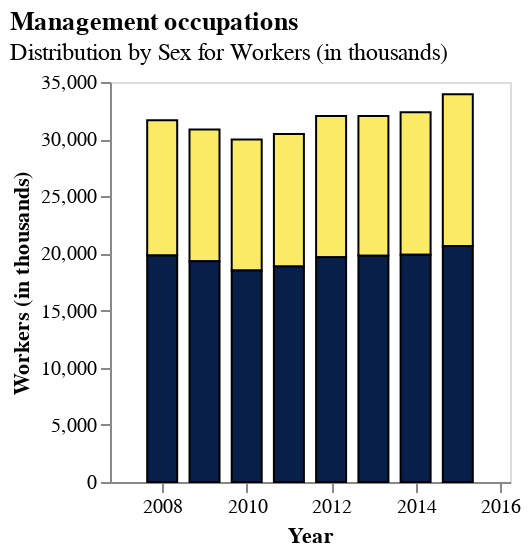

The code cell stored with this chart in its notebook:
### Code cell
TimeSeriesBar(bls_melted, 'Management occupations', "Workers (in thousands)")

### Figure 1 — Vega-Lite specification as saved in the notebook (floating-point values rounded to 4 significant figures)
{"config": {"view": {"continuousWidth": 300, "continuousHeight": 300}}, "data": {"name": "data-5a981a88cb6e8881784a7b146c2ee90b"}, "mark": {"type": "bar", "size": 15, "stroke": "black", "strokeWidth": 1}, "encoding": {"color": {"field": "SEX", "legend": null, "scale": {"range": ["#FBEA65", "#081F49"]}, "type": "nominal"}, "x": {"axis": {"grid": false, "title": "Year"}, "field": "year", "scale": {"domain": ["2007-01-01T00:00:00", "2016-01-01T00:00:00"]}, "type": "temporal"}, "y": {"axis": {"grid": false, "title": "Workers (in thousands)"}, "field": "count", "stack": true, "type": "quantitative"}}, "height": 200, "title": {"text": "Management occupations", "subtitle": "Distribution by Sex for Workers (in thousands)", "anchor": "start"}, "width": 200, "$schema": "https://vega.github.io/schema/vega-lite/v5.17.0.json", "datasets": {"data-5a981a88cb6e8881784a7b146c2ee90b": [{"year": "2008-01-01T00:00:00", "OCCUPATION": "Management occupations", "SEX": "Females", "count": 11830.0}, {"year": "2009-01-01T00:00:00", "OCCUPATION": "Management occupations", "SEX": "Females", "count": 11530.0}, {"year": "2010-01-01T00:00:00", "OCCUPATION": "Management occupations", "SEX": "Females", "count": 11450.0}, {"year": "2011-01-01T00:00:00", "OCCUPATION": "Management occupations", "SEX": "Females", "count": 11610.0}, {"year": "2012-01-01T00:00:00", "OCCUPATION": "Management occupations", "SEX": "Females", "count": 12360.0}, {"year": "2013-01-01T00:00:00", "OCCUPATION": "Management occupations", "SEX": "Females", "count": 12240.0}, {"year": "2014-01-01T00:00:00", "OCCUPATION": "Management occupations", "SEX": "Females", "count": 12470.0}, {"year": "2015-01-01T00:00:00", "OCCUPATION": "Management occupations", "SEX": "Females", "count": 13280.0}, {"year": "2008-01-01T00:00:00", "OCCUPATION": "Management occupations", "SEX": "Males", "count": 19830.0}, {"year": "2009-01-01T00:00:00", "OCCUPATION": "Management occupations", "SEX": "Males", "count": 19320.0}, {"year": "2010-01-01T00:00:00", "OCCUPATION": "Management occupations", "SEX": "Males", "count": 18510.0}, {"year": "2011-01-01T00:00:00", "OCCUPATION": "Management occupations", "SEX": "Males", "count": 18850.0}, {"year": "2012-01-01T00:00:00", "OCCUPATION": "Management occupations", "SEX": "Males", "count": 19670.0}, {"year": "2013-01-01T00:00:00", "OCCUPATION": "Management occupations", "SEX": "Males", "count": 19790.0}, {"year": "2014-01-01T00:00:00", "OCCUPATION": "Management occupations", "SEX": "Males", "count": 19880.0}, {"year": "2015-01-01T00:00:00", "OCCUPATION": "Management occupations", "SEX": "Males", "count": 20650.0}]}}
